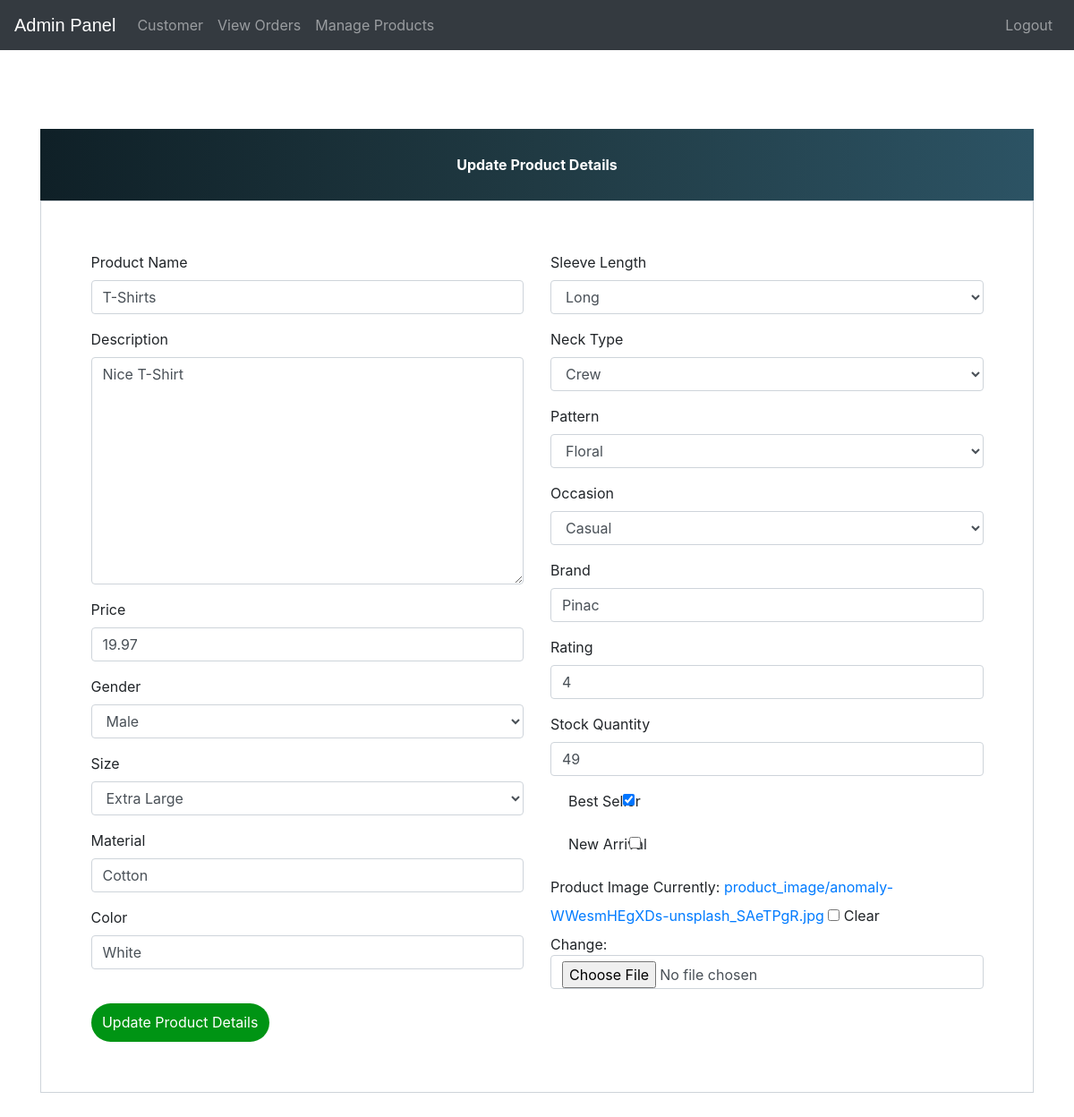
The app's page /update-product/1 (signed in) with its own data.
### ecom/models.py (models this page shows, shortened)
class Product(models.Model):
    GENDER = (
        ('M', 'Male'),
        ('F', 'Female'),
        ('U', 'Unisex')
    )
    SIZE = (
        ('XS', 'Extra Small'),
        ('S', 'Small'),
        ('M', 'Medium'),
        ('L', 'Large'),
        ('XL', 'Extra Large'),
        ('XXL', 'Extra Extra Large')
    )
    SleeveLength = (
        ('SHORT', 'Short'),
        ('LONG', 'Long'),
        ('EXTRA_LONG', 'Extra Long'),
    )
    NeckType = (
        ('CREW', 'Crew'),
        ('V_NECK', 'V-Neck'),
        ('SCOOP', 'Scoop'),
    )
    Pattern = (
        ('SOLID', 'Solid'),
        ('STRIPED', 'Striped'),
        ('FLORAL', 'Floral'),
        ('GRAPHIC', 'Graphic'),
    )
    Occasion = (
        ('CASUAL', 'Casual'),
        ('FORMAL', 'Formal'),
        ('ACTIVE', 'Active'),
    )
    name = models.CharField(max_length=255)
    image = models.ImageField(upload_to='product_image/', null=True, blank=True)
    price = models.DecimalField(max_digits=10, decimal_places=2)
    description = models.TextField()
    gender = models.CharField(max_length=1, choices=GENDER)
    size = models.CharField(max_length=3, choices=SIZE)
    material = models.CharField(max_length=255)
    color = models.CharField(max_length=255)
    dominant_colors = models.TextField(blank=True, null=True)
    sleeve_length = models.CharField(max_length=255, choices=SleeveLength, blank=True)
    neck_type = models.CharField(max_length=255, choices=NeckType, blank=True)
    pattern = models.CharField(max_length=255, choices=Pattern, blank=True)
    occasion = models.CharField(max_length=255, choices=Occasion, blank=True)
    brand = models.CharField(max_length=255, default='Pinac')
    rating = models.IntegerField(validators=[MinValueValidator(1), MaxValueValidator(5)], blank=True, null=True)
    stock_quantity = models.IntegerField(default=0)
    is_best_seller = models.BooleanField(default=False)
    is_new_arrival = models.BooleanField(default=False)
    created_at = models.DateTimeField(auto_now_add=True)
    updated_at = models.DateTimeField(auto_now=True)

### ecom/views.py (the view)
# urls.py: path('update-product/<int:pk>', views.update_product_view,name='update-product'),
@login_required(login_url='adminlogin')
def update_product_view(request,pk):
    product=models.Product.objects.get(id=pk)
    productForm=forms.ProductForm(instance=product)
    if request.method=='POST':
        productForm=forms.ProductForm(request.POST,request.FILES,instance=product)
        if productForm.is_valid():
            productForm.save()
            return redirect('admin-products')
    return render(request,'ecom/admin_update_product.html',{'productForm':productForm})

### ecom/forms.py
class ProductForm(forms.ModelForm):
    class Meta:
        model = models.Product
        fields = [
            'name', 'price', 'description', 'image', 'gender', 'size',
            'material', 'color', 'dominant_colors', 'sleeve_length', 'neck_type',
            'pattern', 'occasion', 'brand', 'rating',
            'stock_quantity', 'is_best_seller', 'is_new_arrival'
        ]

### templates/ecom/admin_update_product.html (shortened to what this page needs)
{% extends 'ecom/admin_base.html' %}
{% load widget_tweaks %}
{% block content %}
<head>
  <link href="//maxcdn.bootstrapcdn.com/bootstrap/4.1.1/css/bootstrap.min.css" rel="stylesheet" id="bootstrap-css">
</head>
<br><br><br><br><br><br>
<form method="post" enctype="multipart/form-data">
  <div class="container register-form">
    <div class="form">
      <div class="note">
        <p>Update Product Details</p>
      </div>
      <div class="form-content">
        <div class="row">
          <div class="col-md-6">
            <div class="form-group">
              <label>Product Name</label>
              {% render_field productForm.name class="form-control" placeholder="Product Name" %}
            </div>
            <div class="form-group">
              <label>Description</label>
              {% render_field productForm.description class="form-control" placeholder="Description" %}
            </div>
            <div class="form-group">
              <label>Price</label>
              {% render_field productForm.price class="form-control" placeholder="Price" %}
            </div>
            <div class="form-group">
              <label>Gender</label>
              {% render_field productForm.gender class="form-control" %}
            </div>
            <div class="form-group">
              <label>Size</label>
              {% render_field productForm.size class="form-control" %}
            </div>
            <div class="form-group">
              <label>Material</label>
              {% render_field productForm.material class="form-control" placeholder="Material" %}
            </div>
            <div class="form-group">
              <label>Color</label>
              {% render_field productForm.color class="form-control" placeholder="Color" %}
            </div>
          </div>
          <div class="col-md-6">
            <div class="form-group">
              <label>Sleeve Length</label>
              {% render_field productForm.sleeve_length class="form-control" %}
            </div>
            <div class="form-group">
              <label>Neck Type</label>
              {% render_field productForm.neck_type class="form-control" %}
            </div>
            <div class="form-group">
              <label>Pattern</label>
              {% render_field productForm.pattern class="form-control" %}
            </div>
            <div class="form-group">
              <label>Occasion</label>
              {% render_field productForm.occasion class="form-control" %}
            </div>
            <div class="form-group">
              <label>Brand</label>
              {% render_field productForm.brand class="form-control" placeholder="Brand" %}
            </div>
            <div class="form-group">
              <label>Rating</label>
              {% render_field productForm.rating class="form-control" placeholder="1 to 5" %}
            </div>
            <div class="form-group">
              <label>Stock Quantity</label>
              {% render_field productForm.stock_quantity class="form-control" placeholder="Stock Quantity" %}
            </div>
            <div class="form-group form-check">
              <label>Best Seller</label>
              {% render_field productForm.is_best_seller class="form-check-input" %}
            </div>
            <div class="form-group form-check">
              <label>New Arrival</label>
              {% render_field productForm.is_new_arrival class="form-check-input" %}
            </div>
            <div class="form-group">
              <label>Product Image</label>
              {% render_field productForm.image class="form-control" %}
            </div>
          </div>
        </div>
        <button type="submit" class="btnSubmit">Update Product Details</button>
      </div>
    </div>
  </div>
</form>
{% endblock content %}

### templates/ecom/admin_base.html (style rules this page uses)
p { text-align: center; }

### templates/ecom/admin_update_product.html (style rules this page uses)
a:link { text-decoration: none; }
.note { text-align: center; height: 80px; background: #0F2027; background: -webkit-linear-gradient(to left, #2C5364, #203A43, #0F2027); background: linear-gradient(to left, #2C5364, #203A43, #0F2027); color: #fff; font-weight: bold; line-height: 80px; }
.form-content { padding: 5%; border: 1px solid #ced4da; margin-bottom: 2%; }
.form-control { border-radius: 1.5rem; }
.btnSubmit { border: none; border-radius: 1.5rem; padding: 1%; width: 20%; cursor: pointer; background: #009414; color: #fff; }

### records on screen
Product: name "T-Shirts", description "Nice T-Shirt", price "19.97", gender "Male", size "Extra Large", material "Cotton", color "White", sleeve_length "Long", neck_type "Crew", pattern "Floral", occasion "Casual", brand "Pinac", rating "4", stock_quantity "49", is_best_seller "☑"
